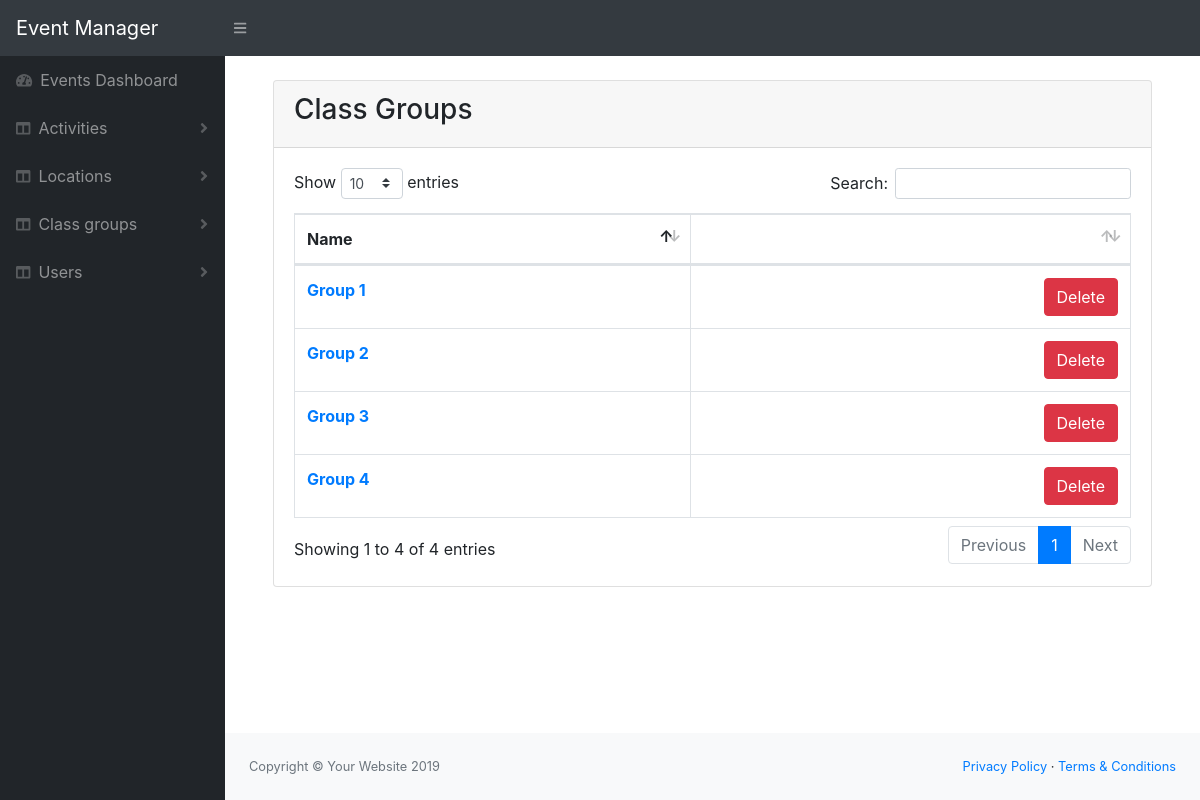
/class-group-list.php, run on the app's committed database.
### tables this page shows
CREATE TABLE `class_group` (
  `id` int(11) NOT NULL,
  `name` varchar(255) NOT NULL,
  `disabled` tinyint(4) NOT NULL
);

### lib/Template.php (called while the page is built, shortened)
<?php
class Template{
    protected $template;
    public function __construct($template){
        $this->template = $template;
    }
    public function __toString(){
        include basename($this->template);
        return ob_get_clean();
    }
}

### lib/Database.php (called while the page is built, shortened)
<?php
Class Database{
    private $host = DB_HOST;
    private $user = DB_USER;
    private $pass = DB_PASS;
    private $dbname = DB_NAME;
    private $dbh;
    private $stmt;
    public function __construct(){
        $dsn = 'mysql:host='. $this->host .';dbname='. $this->dbname;
        $options = array(
            PDO::ATTR_PERSISTENT => true,
            PDO::ATTR_ERRMODE => PDO::ERRMODE_EXCEPTION
        );
        try{
            $this->dbh = new PDO($dsn, $this->user, $this->pass, $options);
        }catch(PDOException $ex){
            $this->error = $e->getMessage();
        }
    }
    public function query($query){
        $this->stmt = $this->dbh->prepare($query);
    }
    public function execute(){
        return $this->stmt->execute();
    }
    public function resultSet(){
        $this->execute();
        return $this->stmt->fetchAll(PDO::FETCH_OBJ);
    }
}

### lib/ClassGroup.php (called while the page is built, shortened)
<?php
class ClassGroup{
    private $db;
    public function __construct(){
        $this->db = new Database;
    }
    public function getAllClassGroups(){
        $this->db->query('SELECT * FROM class_group WHERE disabled = 0 ORDER BY name ASC');
        $results = $this->db->resultSet();
        return $results;
    }
}

### templates/class-group-list.php (the view, shortened to what this page needs)
<?php include 'inc/header.php' ?>
    <div class="container-fluid mt-4">
        <div class="card mb-4">
            <div class="card-header"><h3>Class Groups</h3></div>
            <div class="card-body">
                <div class="table-responsive">
                    <table class="table table-bordered mt-2" id="sortable-table">
                        <thead>
                            <tr>
                            <th scope="col">Name</th>
                            <th scope="col"></th>
                            </tr>
                        </thead>
                        <tbody>
                            <?php foreach($class_groups as $group): ?>
                            <tr>
                                <th scope="row"><a href="class-group.php?id=<?php echo $group->id; ?>&a=e"> <?php echo $group->name; ?></a></th>
                                <td class="d-flex flex-row-reverse bd-highlight">
                                    <form action="class-group.php" method="post">
                                        <input type="submit" name="submit" class="btn btn-danger" value="Delete">
                                    </form>
                                </td>
                            </tr>
                        <?php endforeach; ?>
                        </tbody>
                    </table>
                </div>
            </div>
        </div>
    </div>
<?php include 'inc/footer.php' ?>

### data on the page
class_group: name "Group 1"
class_group: name "Group 2"
class_group: name "Group 3"
class_group: name "Group 4"

### other printed values
SITE_TITLE "Event Manager"
